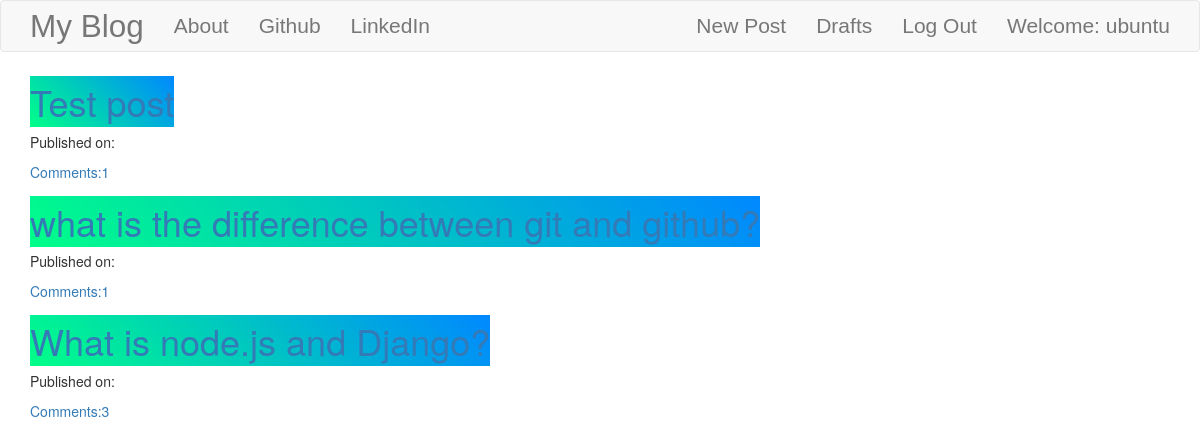
The app's page / (signed in) with its own data.
### app/models.py (models this page shows, shortened)
class Post(models.Model):
    author = models.ForeignKey('auth.User')
    title = models.CharField(max_length=200)
    text = models.TextField()
    created_date = models.DateTimeField(default=timezone.now)
    published_date = models.DateTimeField(blank=True,null=True)
    def approve_comments(self):
        return self.comments.filter(approved_comment=True)

### app/views.py (the view)
# urls.py: url(r'^$',views.PostListView.as_view(),name='post_list'),
class PostListView(ListView):
    model = Post
    def get_queryset(self):
        return Post.objects.filter(published_date__lte=timezone.now()).order_by('-published_date')

### app/templates/app/post_list.html
{% extends 'app/base.html' %}
{% block content %}
<div class="centerstage">
    {% for post in post_list %}
    <div class="post" >
        <h1><a class="loader" href="{% url 'post_detail' pk=post.pk %}">{{post.title}}</a></h1>
        <div class="date">
            <p>Published on: {{post.published|date:"D M Y"}}</p>
        </div>
        <a href="{% url 'post_detail' pk=post.pk %}">Comments:{{ post.approve_comments.count }}</a>
    </div>
    {% endfor %}
</div>
{% endblock %}

### app/templates/app/base.html (shortened to what this page needs)
<!DOCTYPE html>
{% load staticfiles %}
<html lang="en">
<head>
    <link rel="stylesheet" href="https://maxcdn.bootstrapcdn.com/bootstrap/3.3.6/css/bootstrap.min.css">
    <link rel="stylesheet" href="//cdn.jsdelivr.net/npm/medium-editor@latest/dist/css/medium-editor.min.css" type="text/css" media="screen" charset="utf-8">
    <link rel="stylesheet" href="{% static 'css/blog.css' %}" type="text/css" />
</head>
<body >
    <nav  class="navbar navbar-default techfont custom-navbar" >
        <div class="container">
            <ul class="nav navbar-nav">
                <li><a class='navbar-brand bigbrand' href="{% url 'post_list' %}">My Blog</a></li>
                <li><a href="{% url 'about' %}">About</a></li>
                <li><a href="https://www.github.com">Github</a></li>
                <li><a href="https://www.linkedin.com">LinkedIn</a></li>
            </ul>
            <ul class="nav navbar-nav navbar-right">
                {% if user.is_authenticated %}
                <li>
                    <a href="{% url 'post_new' %}">New Post</a>
                </li>
                <li>
                    <a href="{% url 'post_draft_list' %}">Drafts</a>
                </li>
                <li>
                    <a href="{% url 'logout' %}">Log Out </a>
                </li>
                <li>
                    <a>Welcome: {{ user.username }} </a>
                </li>
                    {% else %}
                    <li><a class="nav navbar-right" href="{% url 'login' %}"><span class="glyphicon glyphicon-user"></span></a></li>
                {% endif %}
            </ul>
        </div>
    </nav>
    <div  class="content container">
        <div class="row">
            <div class="col-md-8">
                <div class="blog_posts">
                    {% block content %}
                    {% endblock %}
                </div>
            </div>
        </div>
    </div>
</body>
</html>

### app/static/css/blog.css (style rules this page uses)
.techfont { font-family:'Rusddo One',sans-serif; font-size:1.5em; margin-bottom:10px; }
.bigbrand { font-size:1.5em; }
.centerstage { margin-left:auto; margin-right:auto; }
.loader { filter:hue-rotate(0deg); background:linear-gradient(45deg,#0f8,#08f); animation:hue 10000ms infinite linear; }

### records on screen
Post: title "Test post", approve_comments.count "1"
Post: title "what is the difference between git and github?", approve_comments.count "1"
Post: title "What is node.js and Django?", approve_comments.count "3"

### other values on screen
{{ user.username }} "ubuntu"
